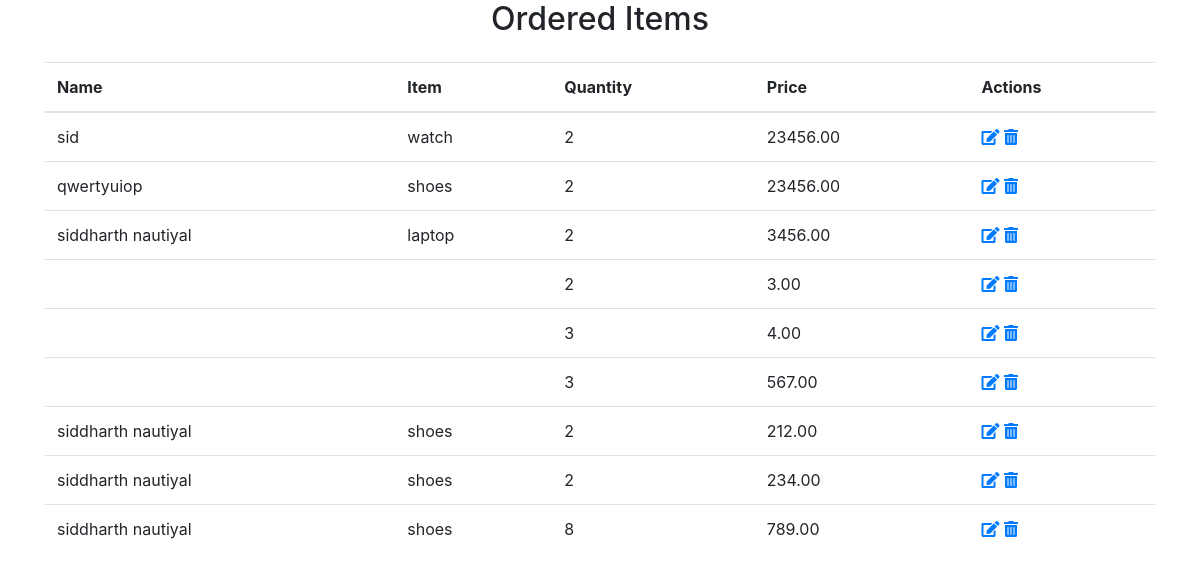
/order-display/, run on the app's committed database.
### app_restro/models.py (models this page shows, shortened)
class Order(models.Model):
    order_id = models.UUIDField(default=uuid.uuid4, editable=False, unique=True)
    name = models.CharField(max_length=100)
    item = models.CharField(max_length=100)
    quantity = models.IntegerField()
    price = models.DecimalField(max_digits=10, decimal_places=2)

### app_restro/views.py (the view)
# urls.py: path('order-display/',order_display, name='order_display'),
def order_display(request):
    orders = Order.objects.all()
    return render(request, 'html_pages/order_display.html', {'orders': orders})

### templates/html_pages/order_display.html
{% extends 'base.html' %}
{% block content %}
    <div class="container">
        <h2 class="text-center mb-4">Ordered Items</h2>
        {% if orders %}
            <table class="table">
                <thead>
                    <tr>
                        <th>Name</th>
                        <th>Item</th>
                        <th>Quantity</th>
                        <th>Price</th>
                        <th>Actions</th>
                    </tr>
                </thead>
                <tbody>
                    {% for order in orders %}
                        <tr>
                            <td>{{ order.name }}</td>
                            <td>{{ order.item }}</td>
                            <td>{{ order.quantity }}</td>
                            <td>{{ order.price }}</td>
                            <td>
                                <a href="{% url 'edit_order' order.order_id %}" title="Edit"><i class="fas fa-edit"></i></a>
                                <a href="{% url 'delete_order' order.order_id %}" title="Delete"><i class="fas fa-trash-alt"></i></a>
                            </td>
                        </tr>
                    {% endfor %}
                </tbody>
            </table>
        {% else %}
            <p>No orders yet.</p>
        {% endif %}
    </div>
{% endblock %}

### templates/base.html (shortened to what this page needs)
<!DOCTYPE html>
<html lang="en">
<head>
    <link href="https://stackpath.bootstrapcdn.com/bootstrap/4.5.2/css/bootstrap.min.css" rel="stylesheet">
<link rel="stylesheet" href="https://cdnjs.cloudflare.com/ajax/libs/font-awesome/5.15.4/css/all.min.css">
</head>
<body>
    {% block content %}
    {% endblock content %}
</body>
</html>

### data on the page
Order: name "sid", item "watch", quantity "2", price "23456.00"
Order: name "qwertyuiop", item "shoes", quantity "2", price "23456.00"
Order: name "siddharth nautiyal", item "laptop", quantity "2", price "3456.00"
Order: quantity "2", price "3.00"
Order: quantity "3", price "4.00"
Order: quantity "3", price "567.00"
Order: name "siddharth nautiyal", item "shoes", quantity "2", price "212.00"
Order: name "siddharth nautiyal", item "shoes", quantity "2", price "234.00"
Order: name "siddharth nautiyal", item "shoes", quantity "8", price "789.00"
